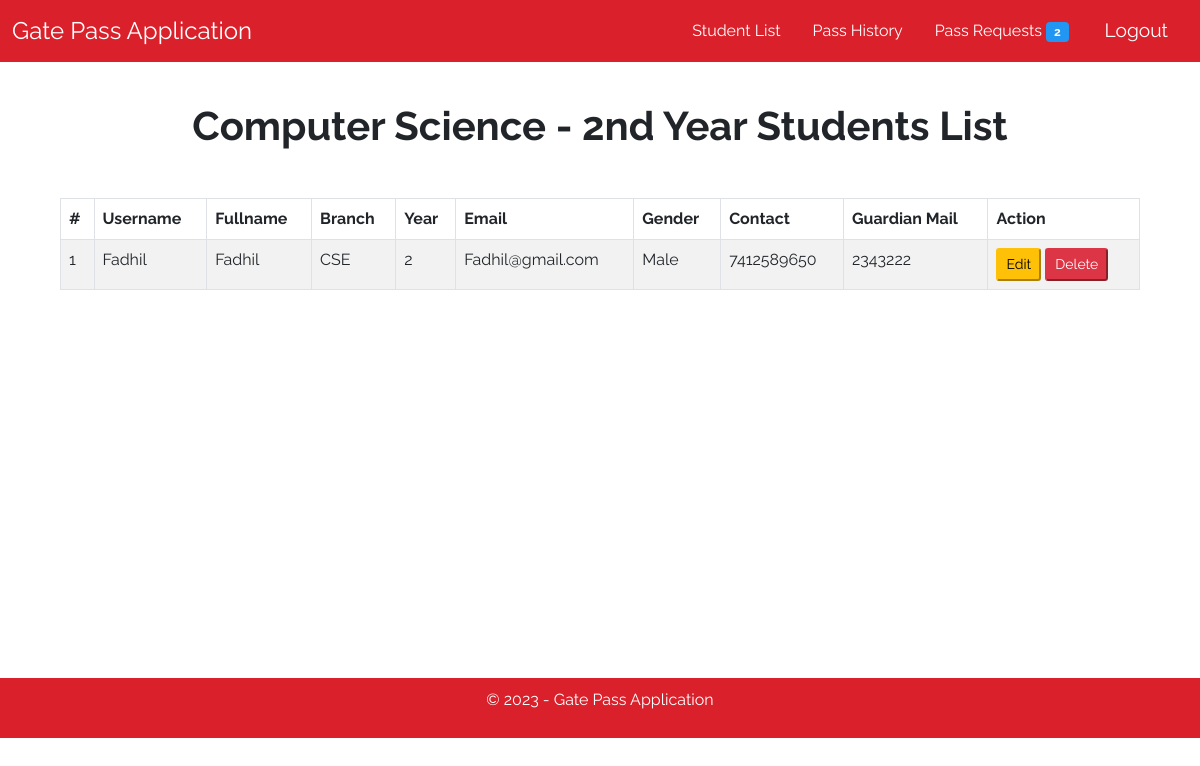
/cse2.php (signed in), run on the app's committed database.
### tables this page shows
CREATE TABLE `users` (
  `id` int(11) NOT NULL,
  `fullname` varchar(255) NOT NULL,
  `name` varchar(255) NOT NULL,
  `password` varchar(255) NOT NULL,
  `type` varchar(150) NOT NULL,
  `email` varchar(255) NOT NULL,
  `gender` varchar(150) NOT NULL,
  `department` varchar(255) NOT NULL,
  `year` varchar(20) NOT NULL,
  `phone` varchar(150) NOT NULL,
  `gnmail` varchar(150) NOT NULL
);

### cse2.php (the view, shortened to what this page needs)
<?php
if(!isset($_SESSION["sess_user"])){
  header("Location: index.php");
}
else{
?>
<!DOCTYPE html>
<html lang="en">
<head>
<link href="https://cdn.jsdelivr.net/npm/bootstrap@5.0.0-beta2/dist/css/bootstrap.min.css" rel="stylesheet"
>
    <link rel="stylesheet" href="css/style.css">
</head>
<body>
    <nav class="navbar header-nav navbar-expand-lg navbar-light bg-light">
        <div class="container-fluid">
            <a class="navbar-brand" href="admin.php">Gate Pass Application</a>
            <ul class="nav justify-content-end">
            <li class="nav-item">
                <a class="nav-link" href="registeredstudents.php" style="color:white;">Student List</a>
            </li>
            <li class="nav-item">
                <a class="nav-link" href="leave_history.php" style="color:white;">Pass History</a>
            </li>
            <li class="nav-item">
            <a class="nav-link" href="admin.php" style="color:white;">Pass Requests <span class="badge badge-pill" style="background-color:#2196f3;"><?php include('count_req.php');?></span></a>
            </li>
            <li class="nav-item">
            <button id="logout" onclick="window.location.href='logout.php';">Logout</button> </div>
    </nav>
    <h1>Computer Science - 2nd Year Students List</h1>
    <div class="mycontainer">
        <div class="table-responsive">
              <table class="table table-bordered table-hover table-striped">
                  <thead>
                      <th>#</th>
                      <th>Username</th>
                      <th>Fullname</th>
                      <th>Branch</th>
                      <th>Year</th>
                      <th>Email</th>
                      <th>Gender</th>
                      <th>Contact</th>
                      <th>Guardian Mail</th>
                      <th>Action</th>
                  </thead>
                  <tbody>
                    <?php
                          $leaves = mysqli_query($conn,"SELECT * FROM users WHERE department='CSE' AND year='2'");
                          if($leaves){
                            $numrow = mysqli_num_rows($leaves);
                            if($numrow!=0){
                              $cnt=1;
                              while($row1 = mysqli_fetch_array($leaves)){
                                echo "<tr>
                                        <td>$cnt</td>
                                        <td>{$row1['name']}</td>
                                        <td>{$row1['fullname']}</td>
                                        <td>{$row1['department']}</td>
                                        <td>{$row1['year']}</td>
                                        <td>{$row1['email']}</td>
                                        <td>{$row1['gender']}</td>
                                        <td>{$row1['phone']}</td>
                                        <td>{$row1['gnmail']}</td>
                                        <td><a href=\"edit.php?id={$row1['id']}\"><button class='btn-warning btn-sm'>Edit</button></a> <a href=\"delete_emp.php?id={$row1['id']}\"><button class='btn-danger btn-sm' >Delete</button></a></td>
                                      </tr>";
                             $cnt++; }
                            } else {
                              echo"<tr class='text-center'><td colspan='12'>YOU DON'T HAVE ANY LEAVE HISTORY! PLEASE APPLY TO VIEW YOUR STATUS HERE!</td></tr>";
                            }
                          }
                          else{
                            echo "Query Error : " . "SELECT descr,status FROM leaves WHERE eid='".$_SESSION['sess_eid']."'" . "<br>" . mysqli_error($conn);;
                          }
                      ?>
                  </tbody>
              </table>
          </div>
    </div>
    <footer class="footer navbar navbar-expand-lg navbar-light bg-light" style="color:white;">
    <div>
    <p class="text-center">&copy; <?php echo date("Y"); ?> - Gate Pass Application</p>
    </div>
    </footer>
</body>
</html>
<?php
}
?>

### css/style.css (style rules this page uses)
* { margin: 0px; box-sizing: border-box; font-family: 'Raleway', sans-serif; }
body { max-width: 100vw; overflow-x: hidden; height: 100vh; }
.header-nav { position: sticky; top: 0; z-index: 999; background-color: #da202a !important; }
.navbar-brand { font-size: 1.5em; color: white !important; font-weight: 400; }
#register, #logout { float: right; padding: 5px; text-decoration: none; color: white; font-size: 1.2em; margin: auto 15px; font-weight: 400; width: max-content; }
#logout { outline: none; border:none; background-color: #da202a; color: white; border-radius: 8px; }
.footer { width: 100%; display: flex; align-items: center; justify-content: center; width: 100%; padding: 10px; bottom: 0; background-color: #da202a !important; color:white; bottom: 0px; }
.footer > div { width: 100%; display: flex; align-items: center; justify-content: center; }

### cse2.php (style rules this page uses)
* { font-family: 'Raleway', sans-serif; }
h1 { text-align: center; font-size: 2.5em; font-weight: bold; padding-top: 1em; }
.mycontainer { width: 90%; margin: 1.5rem auto; min-height: 60vh; }
.mycontainer table { margin: 1.5rem auto; }

### data on the page
users: name "Fadhil", fullname "Fadhil", department "CSE", year "2", email "Fadhil@gmail.com", gender "Male", phone "7412589650", gnmail "2343222"

### other printed values
$query->num_rows "2"
